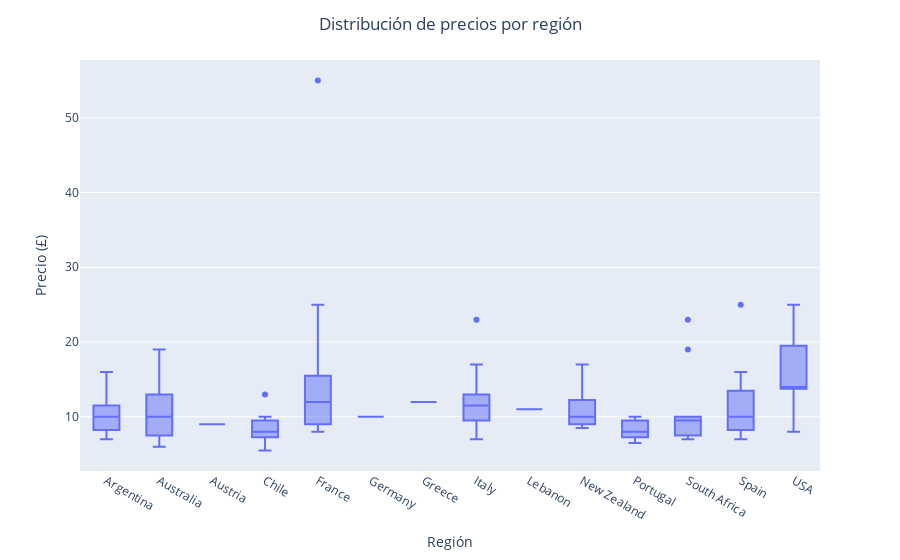

The cell this chart's notebook holds for it:
### Code cell
#Evaluacion de precio por region (Histograma)
fig = px.box(df.sort_values("Region"), y="Price", x="Region", labels={'Region':'Región', 'Price':'Precio (£)'}, hover_data= df[['Name', 'ABV']])
fig.update_layout(title_text='Distribución de precios por región', title_x=0.5)
fig.show()

### Figure 1 — Plotly figure (JSON) as saved in the notebook; plotly's stock layout.template omitted (floating-point values rounded to 4 significant figures; data arrays with more than 128 entries replaced by an {"elided": "..."} marker saying what was removed)
{"data": [{"alignmentgroup": "True", "customdata": {"elided": "141x2 mixed values"}, "hovertemplate": "Región=%{x}<br>Precio (£)=%{y}<br>Name=%{customdata[0]}<br>ABV=%{customdata[1]}<extra></extra>", "legendgroup": "", "marker": {"color": "#636efa"}, "name": "", "notched": false, "offsetgroup": "", "orientation": "v", "showlegend": false, "type": "box", "x": {"elided": "141 str values"}, "x0": " ", "xaxis": "x", "y": {"elided": "141 float values"}, "y0": " ", "yaxis": "y"}], "layout": {"boxmode": "group", "legend": {"tracegroupgap": 0}, "margin": {"t": 60}, "title": {"text": "Distribución de precios por región", "x": 0.5}, "xaxis": {"anchor": "y", "domain": [0, 1], "title": {"text": "Región"}}, "yaxis": {"anchor": "x", "domain": [0, 1], "title": {"text": "Precio (£)"}}}}
